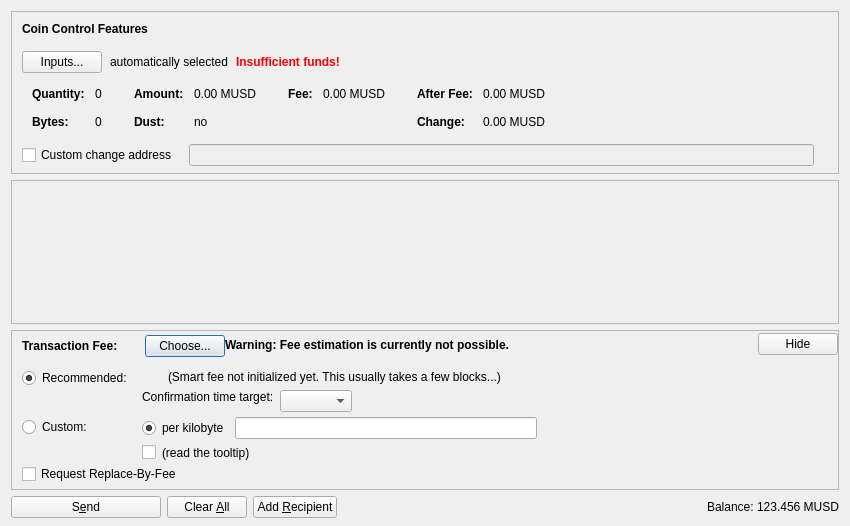
<?xml version="1.0" encoding="UTF-8"?>
<ui version="4.0">
 <class>SendCoinsDialog</class>
 <widget class="QDialog" name="SendCoinsDialog">
  <property name="geometry">
   <rect>
    <x>0</x>
    <y>0</y>
    <width>850</width>
    <height>526</height>
   </rect>
  </property>
  <property name="windowTitle">
   <string>Send Coins</string>
  </property>
  <layout class="QVBoxLayout" name="verticalLayout" stretch="0,1,0,0">
   <property name="bottomMargin">
    <number>8</number>
   </property>
   <item>
    <widget class="QFrame" name="frameCoinControl">
     <property name="sizePolicy">
      <sizepolicy hsizetype="Expanding" vsizetype="Expanding">
       <horstretch>0</horstretch>
       <verstretch>0</verstretch>
      </sizepolicy>
     </property>
     <property name="maximumSize">
      <size>
       <width>16777215</width>
       <height>16777215</height>
      </size>
     </property>
     <property name="frameShape">
      <enum>QFrame::StyledPanel</enum>
     </property>
     <property name="frameShadow">
      <enum>QFrame::Sunken</enum>
     </property>
     <layout class="QVBoxLayout" name="verticalLayoutCoinControl2">
      <property name="spacing">
       <number>0</number>
      </property>
      <property name="leftMargin">
       <number>0</number>
      </property>
      <property name="topMargin">
       <number>0</number>
      </property>
      <property name="rightMargin">
       <number>0</number>
      </property>
      <property name="bottomMargin">
       <number>6</number>
      </property>
      <item>
       <layout class="QVBoxLayout" name="verticalLayoutCoinControl" stretch="0,0,0,0,1">
        <property name="spacing">
         <number>0</number>
        </property>
        <property name="leftMargin">
         <number>10</number>
        </property>
        <property name="topMargin">
         <number>10</number>
        </property>
        <item>
         <layout class="QHBoxLayout" name="horizontalLayoutCoinControl1">
          <property name="bottomMargin">
           <number>15</number>
          </property>
          <item>
           <widget class="QLabel" name="labelCoinControlFeatures">
            <property name="sizePolicy">
             <sizepolicy hsizetype="Preferred" vsizetype="Maximum">
              <horstretch>0</horstretch>
              <verstretch>0</verstretch>
             </sizepolicy>
            </property>
            <property name="font">
             <font>
              <weight>75</weight>
              <bold>true</bold>
             </font>
            </property>
            <property name="styleSheet">
             <string notr="true">font-weight:bold;</string>
            </property>
            <property name="text">
             <string>Coin Control Features</string>
            </property>
           </widget>
          </item>
         </layout>
        </item>
        <item>
         <layout class="QHBoxLayout" name="horizontalLayoutCoinControl2" stretch="0,0,0,0">
          <property name="spacing">
           <number>8</number>
          </property>
          <property name="bottomMargin">
           <number>10</number>
          </property>
          <item>
           <widget class="QPushButton" name="pushButtonCoinControl">
            <property name="styleSheet">
             <string notr="true"/>
            </property>
            <property name="text">
             <string>Inputs...</string>
            </property>
            <property name="autoDefault">
             <bool>false</bool>
            </property>
           </widget>
          </item>
          <item>
           <widget class="QLabel" name="labelCoinControlAutomaticallySelected">
            <property name="text">
             <string>automatically selected</string>
            </property>
            <property name="margin">
             <number>5</number>
            </property>
           </widget>
          </item>
          <item>
           <widget class="QLabel" name="labelCoinControlInsuffFunds">
            <property name="font">
             <font>
              <weight>75</weight>
              <bold>true</bold>
             </font>
            </property>
            <property name="styleSheet">
             <string notr="true">color:red;font-weight:bold;</string>
            </property>
            <property name="text">
             <string>Insufficient funds!</string>
            </property>
            <property name="margin">
             <number>5</number>
            </property>
           </widget>
          </item>
          <item>
           <spacer name="horizontalSpacerCoinControl">
            <property name="orientation">
             <enum>Qt::Horizontal</enum>
            </property>
            <property name="sizeHint" stdset="0">
             <size>
              <width>40</width>
              <height>1</height>
             </size>
            </property>
           </spacer>
          </item>
         </layout>
        </item>
        <item>
         <widget class="QWidget" name="widgetCoinControl" native="true">
          <property name="sizePolicy">
           <sizepolicy hsizetype="Preferred" vsizetype="Preferred">
            <horstretch>0</horstretch>
            <verstretch>0</verstretch>
           </sizepolicy>
          </property>
          <property name="minimumSize">
           <size>
            <width>0</width>
            <height>0</height>
           </size>
          </property>
          <property name="styleSheet">
           <string notr="true"/>
          </property>
          <layout class="QHBoxLayout" name="horizontalLayoutCoinControl5">
           <property name="leftMargin">
            <number>0</number>
           </property>
           <property name="topMargin">
            <number>0</number>
           </property>
           <property name="rightMargin">
            <number>0</number>
           </property>
           <property name="bottomMargin">
            <number>0</number>
           </property>
           <item>
            <layout class="QHBoxLayout" name="horizontalLayoutCoinControl3" stretch="0,0,0,1">
             <property name="spacing">
              <number>20</number>
             </property>
             <property name="topMargin">
              <number>0</number>
             </property>
             <property name="bottomMargin">
              <number>10</number>
             </property>
             <item>
              <layout class="QFormLayout" name="formLayoutCoinControl1">
               <property name="horizontalSpacing">
                <number>10</number>
               </property>
               <property name="verticalSpacing">
                <number>14</number>
               </property>
               <property name="leftMargin">
                <number>10</number>
               </property>
               <property name="topMargin">
                <number>4</number>
               </property>
               <property name="rightMargin">
                <number>6</number>
               </property>
               <item row="0" column="0">
                <widget class="QLabel" name="labelCoinControlQuantityText">
                 <property name="font">
                  <font>
                   <weight>75</weight>
                   <bold>true</bold>
                  </font>
                 </property>
                 <property name="text">
                  <string>Quantity:</string>
                 </property>
                 <property name="margin">
                  <number>0</number>
                 </property>
                </widget>
               </item>
               <item row="0" column="1">
                <widget class="QLabel" name="labelCoinControlQuantity">
                 <property name="cursor">
                  <cursorShape>IBeamCursor</cursorShape>
                 </property>
                 <property name="contextMenuPolicy">
                  <enum>Qt::ActionsContextMenu</enum>
                 </property>
                 <property name="text">
                  <string notr="true">0</string>
                 </property>
                 <property name="margin">
                  <number>0</number>
                 </property>
                 <property name="textInteractionFlags">
                  <set>Qt::LinksAccessibleByMouse|Qt::TextSelectableByKeyboard|Qt::TextSelectableByMouse</set>
                 </property>
                </widget>
               </item>
               <item row="1" column="0">
                <widget class="QLabel" name="labelCoinControlBytesText">
                 <property name="font">
                  <font>
                   <weight>75</weight>
                   <bold>true</bold>
                  </font>
                 </property>
                 <property name="text">
                  <string>Bytes:</string>
                 </property>
                </widget>
               </item>
               <item row="1" column="1">
                <widget class="QLabel" name="labelCoinControlBytes">
                 <property name="cursor">
                  <cursorShape>IBeamCursor</cursorShape>
                 </property>
                 <property name="contextMenuPolicy">
                  <enum>Qt::ActionsContextMenu</enum>
                 </property>
                 <property name="text">
                  <string notr="true">0</string>
                 </property>
                 <property name="textInteractionFlags">
                  <set>Qt::LinksAccessibleByMouse|Qt::TextSelectableByKeyboard|Qt::TextSelectableByMouse</set>
                 </property>
                </widget>
               </item>
              </layout>
             </item>
             <item>
              <layout class="QFormLayout" name="formLayoutCoinControl2">
               <property name="horizontalSpacing">
                <number>10</number>
               </property>
               <property name="verticalSpacing">
                <number>14</number>
               </property>
               <property name="leftMargin">
                <number>6</number>
               </property>
               <property name="topMargin">
                <number>4</number>
               </property>
               <property name="rightMargin">
                <number>6</number>
               </property>
               <item row="0" column="0">
                <widget class="QLabel" name="labelCoinControlAmountText">
                 <property name="font">
                  <font>
                   <weight>75</weight>
                   <bold>true</bold>
                  </font>
                 </property>
                 <property name="text">
                  <string>Amount:</string>
                 </property>
                 <property name="margin">
                  <number>0</number>
                 </property>
                </widget>
               </item>
               <item row="0" column="1">
                <widget class="QLabel" name="labelCoinControlAmount">
                 <property name="cursor">
                  <cursorShape>IBeamCursor</cursorShape>
                 </property>
                 <property name="contextMenuPolicy">
                  <enum>Qt::ActionsContextMenu</enum>
                 </property>
                 <property name="text">
                  <string notr="true">0.00 MUSD</string>
                 </property>
                 <property name="textInteractionFlags">
                  <set>Qt::LinksAccessibleByMouse|Qt::TextSelectableByKeyboard|Qt::TextSelectableByMouse</set>
                 </property>
                </widget>
               </item>
               <item row="1" column="0">
                <widget class="QLabel" name="labelCoinControlLowOutputText">
                 <property name="font">
                  <font>
                   <weight>75</weight>
                   <bold>true</bold>
                  </font>
                 </property>
                 <property name="text">
                  <string>Dust:</string>
                 </property>
                </widget>
               </item>
               <item row="1" column="1">
                <widget class="QLabel" name="labelCoinControlLowOutput">
                 <property name="cursor">
                  <cursorShape>IBeamCursor</cursorShape>
                 </property>
                 <property name="contextMenuPolicy">
                  <enum>Qt::ActionsContextMenu</enum>
                 </property>
                 <property name="text">
                  <string notr="true">no</string>
                 </property>
                 <property name="textInteractionFlags">
                  <set>Qt::LinksAccessibleByMouse|Qt::TextSelectableByKeyboard|Qt::TextSelectableByMouse</set>
                 </property>
                </widget>
               </item>
              </layout>
             </item>
             <item>
              <layout class="QFormLayout" name="formLayoutCoinControl3">
               <property name="horizontalSpacing">
                <number>10</number>
               </property>
               <property name="verticalSpacing">
                <number>14</number>
               </property>
               <property name="leftMargin">
                <number>6</number>
               </property>
               <property name="topMargin">
                <number>4</number>
               </property>
               <property name="rightMargin">
                <number>6</number>
               </property>
               <item row="0" column="0">
                <widget class="QLabel" name="labelCoinControlFeeText">
                 <property name="font">
                  <font>
                   <weight>75</weight>
                   <bold>true</bold>
                  </font>
                 </property>
                 <property name="text">
                  <string>Fee:</string>
                 </property>
                 <property name="margin">
                  <number>0</number>
                 </property>
                </widget>
               </item>
               <item row="0" column="1">
                <widget class="QLabel" name="labelCoinControlFee">
                 <property name="cursor">
                  <cursorShape>IBeamCursor</cursorShape>
                 </property>
                 <property name="contextMenuPolicy">
                  <enum>Qt::ActionsContextMenu</enum>
                 </property>
                 <property name="text">
                  <string notr="true">0.00 MUSD</string>
                 </property>
                 <property name="textInteractionFlags">
                  <set>Qt::LinksAccessibleByMouse|Qt::TextSelectableByKeyboard|Qt::TextSelectableByMouse</set>
                 </property>
                </widget>
               </item>
              </layout>
             </item>
             <item>
              <layout class="QFormLayout" name="formLayoutCoinControl4">
               <property name="horizontalSpacing">
                <number>10</number>
               </property>
               <property name="verticalSpacing">
                <number>14</number>
               </property>
               <property name="leftMargin">
                <number>6</number>
               </property>
               <property name="topMargin">
                <number>4</number>
               </property>
               <property name="rightMargin">
                <number>6</number>
               </property>
               <item row="0" column="0">
                <widget class="QLabel" name="labelCoinControlAfterFeeText">
                 <property name="font">
                  <font>
                   <weight>75</weight>
                   <bold>true</bold>
                  </font>
                 </property>
                 <property name="text">
                  <string>After Fee:</string>
                 </property>
                 <property name="margin">
                  <number>0</number>
                 </property>
                </widget>
               </item>
               <item row="0" column="1">
                <widget class="QLabel" name="labelCoinControlAfterFee">
                 <property name="cursor">
                  <cursorShape>IBeamCursor</cursorShape>
                 </property>
                 <property name="contextMenuPolicy">
                  <enum>Qt::ActionsContextMenu</enum>
                 </property>
                 <property name="text">
                  <string notr="true">0.00 MUSD</string>
                 </property>
                 <property name="textInteractionFlags">
                  <set>Qt::LinksAccessibleByMouse|Qt::TextSelectableByKeyboard|Qt::TextSelectableByMouse</set>
                 </property>
                </widget>
               </item>
               <item row="1" column="0">
                <widget class="QLabel" name="labelCoinControlChangeText">
                 <property name="font">
                  <font>
                   <weight>75</weight>
                   <bold>true</bold>
                  </font>
                 </property>
                 <property name="text">
                  <string>Change:</string>
                 </property>
                </widget>
               </item>
               <item row="1" column="1">
                <widget class="QLabel" name="labelCoinControlChange">
                 <property name="cursor">
                  <cursorShape>IBeamCursor</cursorShape>
                 </property>
                 <property name="contextMenuPolicy">
                  <enum>Qt::ActionsContextMenu</enum>
                 </property>
                 <property name="text">
                  <string notr="true">0.00 MUSD</string>
                 </property>
                 <property name="textInteractionFlags">
                  <set>Qt::LinksAccessibleByMouse|Qt::TextSelectableByKeyboard|Qt::TextSelectableByMouse</set>
                 </property>
                </widget>
               </item>
              </layout>
             </item>
            </layout>
           </item>
          </layout>
         </widget>
        </item>
        <item>
         <layout class="QHBoxLayout" name="horizontalLayoutCoinControl4" stretch="0,0,0">
          <property name="spacing">
           <number>12</number>
          </property>
          <property name="sizeConstraint">
           <enum>QLayout::SetDefaultConstraint</enum>
          </property>
          <property name="topMargin">
           <number>5</number>
          </property>
          <property name="rightMargin">
           <number>5</number>
          </property>
          <item>
           <widget class="QCheckBox" name="checkBoxCoinControlChange">
            <property name="toolTip">
             <string>If this is activated, but the change address is empty or invalid, change will be sent to a newly generated address.</string>
            </property>
            <property name="text">
             <string>Custom change address</string>
            </property>
           </widget>
          </item>
          <item>
           <widget class="QValidatedLineEdit" name="lineEditCoinControlChange">
            <property name="enabled">
             <bool>false</bool>
            </property>
            <property name="sizePolicy">
             <sizepolicy hsizetype="Expanding" vsizetype="Fixed">
              <horstretch>0</horstretch>
              <verstretch>0</verstretch>
             </sizepolicy>
            </property>
           </widget>
          </item>
          <item>
           <widget class="QLabel" name="labelCoinControlChangeLabel">
            <property name="sizePolicy">
             <sizepolicy hsizetype="Preferred" vsizetype="Expanding">
              <horstretch>0</horstretch>
              <verstretch>0</verstretch>
             </sizepolicy>
            </property>
            <property name="minimumSize">
             <size>
              <width>0</width>
              <height>0</height>
             </size>
            </property>
            <property name="text">
             <string/>
            </property>
            <property name="margin">
             <number>3</number>
            </property>
           </widget>
          </item>
         </layout>
        </item>
        <item>
         <spacer name="verticalSpacerCoinControl">
          <property name="orientation">
           <enum>Qt::Vertical</enum>
          </property>
          <property name="sizeHint" stdset="0">
           <size>
            <width>800</width>
            <height>1</height>
           </size>
          </property>
         </spacer>
        </item>
       </layout>
      </item>
     </layout>
    </widget>
   </item>
   <item>
    <widget class="QScrollArea" name="scrollArea">
     <property name="widgetResizable">
      <bool>true</bool>
     </property>
     <widget class="QWidget" name="scrollAreaWidgetContents">
      <property name="geometry">
       <rect>
        <x>0</x>
        <y>0</y>
        <width>830</width>
        <height>104</height>
       </rect>
      </property>
      <layout class="QVBoxLayout" name="verticalLayout_2" stretch="0,1">
       <property name="leftMargin">
        <number>0</number>
       </property>
       <property name="topMargin">
        <number>0</number>
       </property>
       <property name="rightMargin">
        <number>0</number>
       </property>
       <property name="bottomMargin">
        <number>0</number>
       </property>
       <item>
        <layout class="QVBoxLayout" name="entries">
         <property name="spacing">
          <number>6</number>
         </property>
        </layout>
       </item>
       <item>
        <spacer name="verticalSpacer">
         <property name="orientation">
          <enum>Qt::Vertical</enum>
         </property>
         <property name="sizeHint" stdset="0">
          <size>
           <width>20</width>
           <height>40</height>
          </size>
         </property>
        </spacer>
       </item>
      </layout>
     </widget>
    </widget>
   </item>
   <item>
    <widget class="QFrame" name="frameFee">
     <property name="sizePolicy">
      <sizepolicy hsizetype="Expanding" vsizetype="Expanding">
       <horstretch>0</horstretch>
       <verstretch>0</verstretch>
      </sizepolicy>
     </property>
     <property name="maximumSize">
      <size>
       <width>16777215</width>
       <height>16777215</height>
      </size>
     </property>
     <property name="frameShape">
      <enum>QFrame::StyledPanel</enum>
     </property>
     <property name="frameShadow">
      <enum>QFrame::Sunken</enum>
     </property>
     <layout class="QVBoxLayout" name="verticalLayoutFee1">
      <property name="spacing">
       <number>0</number>
      </property>
      <property name="leftMargin">
       <number>0</number>
      </property>
      <property name="topMargin">
       <number>0</number>
      </property>
      <property name="rightMargin">
       <number>0</number>
      </property>
      <property name="bottomMargin">
       <number>0</number>
      </property>
      <item>
       <layout class="QVBoxLayout" name="verticalLayoutFee2" stretch="0,0,0">
        <property name="spacing">
         <number>0</number>
        </property>
        <property name="leftMargin">
         <number>10</number>
        </property>
        <property name="topMargin">
         <number>0</number>
        </property>
        <item>
         <layout class="QHBoxLayout" name="horizontalLayoutFee1">
          <property name="bottomMargin">
           <number>0</number>
          </property>
          <item>
           <layout class="QVBoxLayout" name="verticalLayoutFee7">
            <property name="spacing">
             <number>0</number>
            </property>
            <item>
             <spacer name="verticalSpacerSmartFee">
              <property name="orientation">
               <enum>Qt::Vertical</enum>
              </property>
              <property name="sizeType">
               <enum>QSizePolicy::Fixed</enum>
              </property>
              <property name="sizeHint" stdset="0">
               <size>
                <width>1</width>
                <height>4</height>
               </size>
              </property>
             </spacer>
            </item>
            <item>
             <layout class="QHBoxLayout" name="horizontalLayoutSmartFee">
              <property name="spacing">
               <number>10</number>
              </property>
              <item>
               <widget class="QLabel" name="labelFeeHeadline">
                <property name="sizePolicy">
                 <sizepolicy hsizetype="Preferred" vsizetype="Maximum">
                  <horstretch>0</horstretch>
                  <verstretch>0</verstretch>
                 </sizepolicy>
                </property>
                <property name="font">
                 <font>
                  <weight>75</weight>
                  <bold>true</bold>
                 </font>
                </property>
                <property name="styleSheet">
                 <string notr="true">font-weight:bold;</string>
                </property>
                <property name="text">
                 <string>Transaction Fee:</string>
                </property>
               </widget>
              </item>
              <item>
               <widget class="QLabel" name="labelFeeMinimized">
                <property name="text">
                 <string/>
                </property>
               </widget>
              </item>
              <item>
               <widget class="QPushButton" name="buttonChooseFee">
                <property name="text">
                 <string>Choose...</string>
                </property>
               </widget>
              </item>
             </layout>
            </item>
            <item>
             <spacer name="verticalSpacer_5">
              <property name="orientation">
               <enum>Qt::Vertical</enum>
              </property>
              <property name="sizeHint" stdset="0">
               <size>
                <width>1</width>
                <height>1</height>
               </size>
              </property>
             </spacer>
            </item>
           </layout>
          </item>
          <item>
           <widget class="QLabel" name="fallbackFeeWarningLabel">
            <property name="toolTip">
             <string>Using the fallbackfee can result in sending a transaction that will take several hours or days (or never) to confirm. Consider choosing your fee manually or wait until you have validated the complete chain.</string>
            </property>
            <property name="font">
            <font>
                <weight>75</weight>
                <bold>true</bold>
            </font>
            </property>
            <property name="text">
             <string>Warning: Fee estimation is currently not possible.</string>
            </property>
            <property name="wordWrap">
             <bool>false</bool>
            </property>
           </widget>
          </item>
          <item>
           <spacer name="horizontalSpacer_4">
            <property name="orientation">
             <enum>Qt::Horizontal</enum>
            </property>
            <property name="sizeType">
             <enum>QSizePolicy::MinimumExpanding</enum>
            </property>
            <property name="sizeHint" stdset="0">
             <size>
              <width>40</width>
              <height>20</height>
             </size>
            </property>
           </spacer>
          </item>
          <item>
           <widget class="QPushButton" name="buttonMinimizeFee">
            <property name="toolTip">
             <string>collapse fee-settings</string>
            </property>
            <property name="text">
             <string>Hide</string>
            </property>
           </widget>
          </item>
         </layout>
        </item>
        <item>
         <widget class="QFrame" name="frameFeeSelection">
          <layout class="QVBoxLayout" name="verticalLayoutFee12">
           <property name="spacing">
            <number>0</number>
           </property>
           <property name="leftMargin">
            <number>0</number>
           </property>
           <property name="topMargin">
            <number>0</number>
           </property>
           <property name="rightMargin">
            <number>0</number>
           </property>
           <property name="bottomMargin">
            <number>0</number>
           </property>
           <item>
            <layout class="QGridLayout" name="gridLayoutFee">
             <property name="topMargin">
              <number>10</number>
             </property>
             <property name="bottomMargin">
              <number>4</number>
             </property>
             <property name="horizontalSpacing">
              <number>10</number>
             </property>
             <property name="verticalSpacing">
              <number>4</number>
             </property>
             <item row="1" column="1">
              <layout class="QVBoxLayout" name="verticalLayoutFee8">
               <property name="spacing">
                <number>6</number>
               </property>
               <item>
                <layout class="QHBoxLayout" name="horizontalLayoutFee13">
                 <item>
                  <widget class="QRadioButton" name="radioCustomPerKilobyte">
                   <property name="toolTip">
                    <string>If the custom fee is set to 1000 satoshis and the transaction is only 250 bytes, then &quot;per kilobyte&quot; only pays 250 satoshis in fee, while &quot;total at least&quot; pays 1000 satoshis. For transactions bigger than a kilobyte both pay by kilobyte.</string>
                   </property>
                   <property name="text">
                    <string>per kilobyte</string>
                   </property>
                   <property name="checked">
                    <bool>true</bool>
                   </property>
                   <attribute name="buttonGroup">
                    <string notr="true">groupCustomFee</string>
                   </attribute>
                  </widget>
                 </item>
                 <item>
                  <widget class="BitcoinAmountField" name="customFee"/>
                 </item>
                 <item>
                  <spacer name="horizontalSpacer_6">
                   <property name="orientation">
                    <enum>Qt::Horizontal</enum>
                   </property>
                   <property name="sizeHint" stdset="0">
                    <size>
                     <width>1</width>
                     <height>1</height>
                    </size>
                   </property>
                  </spacer>
                 </item>
                </layout>
               </item>
               <item>
                <layout class="QHBoxLayout" name="horizontalLayoutFee8">
                 <item>
                  <widget class="QCheckBox" name="checkBoxMinimumFee">
                   <property name="toolTip">
                    <string>Paying only the minimum fee is just fine as long as there is less transaction volume than space in the blocks. But be aware that this can end up in a never confirming transaction once there is more demand for musdcoin transactions than the network can process.</string>
                   </property>
                   <property name="text">
                    <string/>
                   </property>
                  </widget>
                 </item>
                 <item>
                  <widget class="QLabel" name="labelMinFeeWarning">
                   <property name="enabled">
                    <bool>true</bool>
                   </property>
                   <property name="toolTip">
                    <string>Paying only the minimum fee is just fine as long as there is less transaction volume than space in the blocks. But be aware that this can end up in a never confirming transaction once there is more demand for musdcoin transactions than the network can process.</string>
                   </property>
                   <property name="text">
                    <string>(read the tooltip)</string>
                   </property>
                   <property name="margin">
                    <number>5</number>
                   </property>
                  </widget>
                 </item>
                 <item>
                  <spacer name="horizontalSpacer_2">
                   <property name="orientation">
                    <enum>Qt::Horizontal</enum>
                   </property>
                   <property name="sizeHint" stdset="0">
                    <size>
                     <width>1</width>
                     <height>1</height>
                    </size>
                   </property>
                  </spacer>
                 </item>
                </layout>
               </item>
              </layout>
             </item>
             <item row="0" column="0">
              <layout class="QVBoxLayout" name="verticalLayoutFee4" stretch="0,1">
               <item>
                <widget class="QRadioButton" name="radioSmartFee">
                 <property name="text">
                  <string>Recommended:</string>
                 </property>
                 <property name="checked">
                  <bool>true</bool>
                 </property>
                 <attribute name="buttonGroup">
                  <string notr="true">groupFee</string>
                 </attribute>
                </widget>
               </item>
               <item>
                <spacer name="verticalSpacer_2">
                 <property name="orientation">
                  <enum>Qt::Vertical</enum>
                 </property>
                 <property name="sizeHint" stdset="0">
                  <size>
                   <width>1</width>
                   <height>1</height>
                  </size>
                 </property>
                </spacer>
               </item>
              </layout>
             </item>
             <item row="1" column="0">
              <layout class="QVBoxLayout" name="verticalLayoutFee9" stretch="0,1">
               <item>
                <widget class="QRadioButton" name="radioCustomFee">
                 <property name="text">
                  <string>Custom:</string>
                 </property>
                 <attribute name="buttonGroup">
                  <string notr="true">groupFee</string>
                 </attribute>
                </widget>
               </item>
               <item>
                <spacer name="verticalSpacer_6">
                 <property name="orientation">
                  <enum>Qt::Vertical</enum>
                 </property>
                 <property name="sizeHint" stdset="0">
                  <size>
                   <width>1</width>
                   <height>1</height>
                  </size>
                 </property>
                </spacer>
               </item>
              </layout>
             </item>
             <item row="0" column="1">
              <layout class="QVBoxLayout" name="verticalLayoutFee3" stretch="0,0,1">
               <property name="spacing">
                <number>6</number>
               </property>
               <property name="topMargin">
                <number>2</number>
               </property>
               <item>
                <layout class="QHBoxLayout" name="horizontalLayoutFee12">
                 <item>
                  <widget class="QLabel" name="labelSmartFee">
                   <property name="text">
                    <string/>
                   </property>
                   <property name="margin">
                    <number>2</number>
                   </property>
                  </widget>
                 </item>
                 <item>
                  <widget class="QLabel" name="labelFeeEstimation">
                   <property name="text">
                    <string/>
                   </property>
                  </widget>
                 </item>
                 <item>
                  <widget class="QLabel" name="labelSmartFee2">
                   <property name="text">
                    <string>(Smart fee not initialized yet. This usually takes a few blocks...)</string>
                   </property>
                   <property name="margin">
                    <number>2</number>
                   </property>
                  </widget>
                 </item>
                 <item>
                  <spacer name="horizontalSpacer_5">
                   <property name="orientation">
                    <enum>Qt::Horizontal</enum>
                   </property>
                   <property name="sizeHint" stdset="0">
                    <size>
                     <width>1</width>
                     <height>1</height>
                    </size>
                   </property>
                  </spacer>
                 </item>
                </layout>
               </item>
               <item>
                <layout class="QHBoxLayout" name="horizontalLayoutFee9">
                 <item>
                  <layout class="QVBoxLayout" name="verticalLayoutFee6">
                   <item>
                    <widget class="QLabel" name="labelSmartFee3">
                     <property name="text">
                      <string>Confirmation time target:</string>
                     </property>
                     <property name="margin">
                      <number>2</number>
                     </property>
                    </widget>
                   </item>
                   <item>
                    <spacer name="verticalSpacer_3">
                     <property name="orientation">
                      <enum>Qt::Vertical</enum>
                     </property>
                     <property name="sizeHint" stdset="0">
                      <size>
                       <width>1</width>
                       <height>1</height>
                      </size>
                     </property>
                    </spacer>
                   </item>
                  </layout>
                 </item>
                 <item>
                  <layout class="QVBoxLayout" name="verticalLayoutFee5">
                   <property name="rightMargin">
                    <number>30</number>
                   </property>
                   <item>
                    <layout class="QHBoxLayout" name="horizontalLayoutConfTarget">
                     <property name="bottomMargin">
                      <number>0</number>
                     </property>
                     <item>
                      <widget class="QComboBox" name="confTargetSelector"/>
                     </item>
                     <item>
                      <spacer name="horizontalSpacerConfTarget">
                       <property name="orientation">
                        <enum>Qt::Horizontal</enum>
                       </property>
                       <property name="sizeHint" stdset="0">
                        <size>
                         <width>40</width>
                         <height>20</height>
                        </size>
                       </property>
                      </spacer>
                     </item>
                    </layout>
                   </item>
                  </layout>
                 </item>
                </layout>
               </item>
               <item>
                <spacer name="verticalSpacer_4">
                 <property name="orientation">
                  <enum>Qt::Vertical</enum>
                 </property>
                 <property name="sizeHint" stdset="0">
                  <size>
                   <width>1</width>
                   <height>1</height>
                  </size>
                 </property>
                </spacer>
               </item>
              </layout>
             </item>
            </layout>
           </item>
           <item>
            <widget class="QCheckBox" name="optInRBF">
             <property name="text">
              <string>Request Replace-By-Fee</string>
             </property>
             <property name="toolTip">
              <string>Indicates that the sender may wish to replace this transaction with a new one paying higher fees (prior to being confirmed).</string>
             </property>
            </widget>
           </item>
          </layout>
         </widget>
        </item>
        <item>
         <spacer name="verticalSpacerFee">
          <property name="orientation">
           <enum>Qt::Vertical</enum>
          </property>
          <property name="sizeHint" stdset="0">
           <size>
            <width>40</width>
            <height>5</height>
           </size>
          </property>
         </spacer>
        </item>
       </layout>
      </item>
     </layout>
    </widget>
   </item>
   <item>
    <layout class="QHBoxLayout" name="horizontalLayout">
     <item>
      <widget class="QPushButton" name="sendButton">
       <property name="minimumSize">
        <size>
         <width>150</width>
         <height>0</height>
        </size>
       </property>
       <property name="toolTip">
        <string>Confirm the send action</string>
       </property>
       <property name="text">
        <string>S&amp;end</string>
       </property>
       <property name="icon">
        <iconset resource="../bitcoin.qrc">
         <normaloff>:/icons/send</normaloff>:/icons/send</iconset>
       </property>
       <property name="autoDefault">
        <bool>false</bool>
       </property>
       <property name="default">
        <bool>false</bool>
       </property>
      </widget>
     </item>
     <item>
      <widget class="QPushButton" name="clearButton">
       <property name="sizePolicy">
        <sizepolicy hsizetype="Minimum" vsizetype="Fixed">
         <horstretch>0</horstretch>
         <verstretch>0</verstretch>
        </sizepolicy>
       </property>
       <property name="toolTip">
        <string>Clear all fields of the form.</string>
       </property>
       <property name="text">
        <string>Clear &amp;All</string>
       </property>
       <property name="icon">
        <iconset resource="../bitcoin.qrc">
         <normaloff>:/icons/remove</normaloff>:/icons/remove</iconset>
       </property>
       <property name="autoDefault">
        <bool>false</bool>
       </property>
      </widget>
     </item>
     <item>
      <widget class="QPushButton" name="addButton">
       <property name="toolTip">
        <string>Send to multiple recipients at once</string>
       </property>
       <property name="text">
        <string>Add &amp;Recipient</string>
       </property>
       <property name="icon">
        <iconset resource="../bitcoin.qrc">
         <normaloff>:/icons/add</normaloff>:/icons/add</iconset>
       </property>
       <property name="autoDefault">
        <bool>false</bool>
       </property>
      </widget>
     </item>
     <item>
      <spacer name="horizontalSpacer">
       <property name="orientation">
        <enum>Qt::Horizontal</enum>
       </property>
       <property name="sizeHint" stdset="0">
        <size>
         <width>40</width>
         <height>20</height>
        </size>
       </property>
      </spacer>
     </item>
     <item>
      <layout class="QHBoxLayout" name="horizontalLayout_2">
       <property name="spacing">
        <number>3</number>
       </property>
       <item>
        <widget class="QLabel" name="label">
         <property name="sizePolicy">
          <sizepolicy hsizetype="Preferred" vsizetype="Fixed">
           <horstretch>0</horstretch>
           <verstretch>0</verstretch>
          </sizepolicy>
         </property>
         <property name="text">
          <string>Balance:</string>
         </property>
        </widget>
       </item>
       <item>
        <widget class="QLabel" name="labelBalance">
         <property name="sizePolicy">
          <sizepolicy hsizetype="Preferred" vsizetype="Fixed">
           <horstretch>0</horstretch>
           <verstretch>0</verstretch>
          </sizepolicy>
         </property>
         <property name="cursor">
          <cursorShape>IBeamCursor</cursorShape>
         </property>
         <property name="text">
          <string notr="true">123.456 MUSD</string>
         </property>
         <property name="textInteractionFlags">
          <set>Qt::LinksAccessibleByMouse|Qt::TextSelectableByKeyboard|Qt::TextSelectableByMouse</set>
         </property>
        </widget>
       </item>
      </layout>
     </item>
    </layout>
   </item>
  </layout>
 </widget>
 <customwidgets>
  <customwidget>
   <class>QValidatedLineEdit</class>
   <extends>QLineEdit</extends>
   <header>qvalidatedlineedit.h</header>
  </customwidget>
  <customwidget>
   <class>BitcoinAmountField</class>
   <extends>QLineEdit</extends>
   <header>bitcoinamountfield.h</header>
   <container>1</container>
  </customwidget>
 </customwidgets>
 <resources>
  <include location="../bitcoin.qrc"/>
 </resources>
 <connections/>
 <buttongroups>
  <buttongroup name="groupFee"/>
  <buttongroup name="groupCustomFee"/>
 </buttongroups>
</ui>
